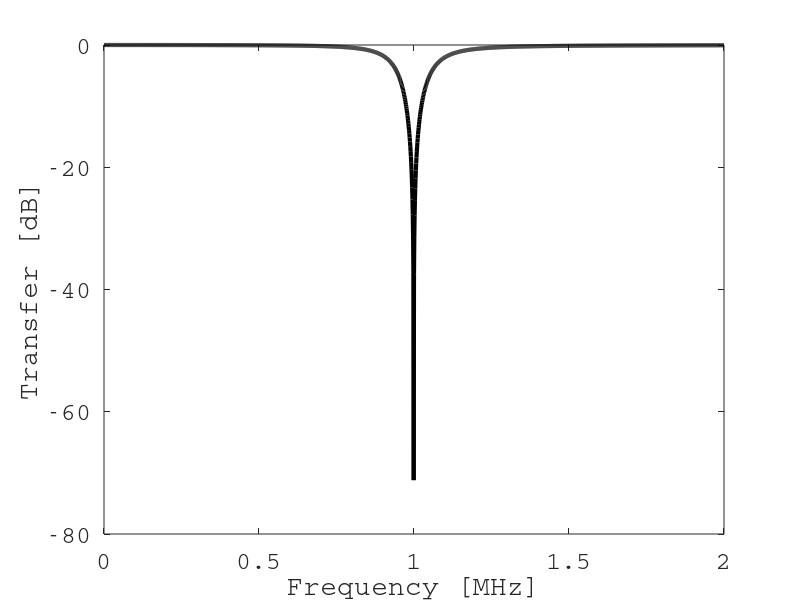

This chart was generated by the following MATLAB code:
clear;
home;

R = 50.0; %Units: Ohms
C = 470.0e-12; %Units: Farads
L = 54.0e-6; %Units: Henries

function retval = RLC_Plot(R,C,L)
  omega_LC = 1.0/(sqrt(L*C));
  tau = R*C;
  omega = [0.0:1.0e3:2.0e6]*2.0*pi;
  k = sqrt(1-(omega/omega_LC).^2);
  d = k.^4+(omega*tau).^2;
  x = k.^4;
  y = k.^2.*omega*tau;
  h = x./d - i*y./d;
  retval = plot(omega/2/pi/1e6,20*log10(abs(h)),'linewidth',3.0,'color','black')
  set(gca(),'fontname','Courier','fontsize',18)
  xlabel('Frequency [MHz]')
  ylabel('Transfer [dB]')
endfunction
disp(RLC_Plot(R,C,L))